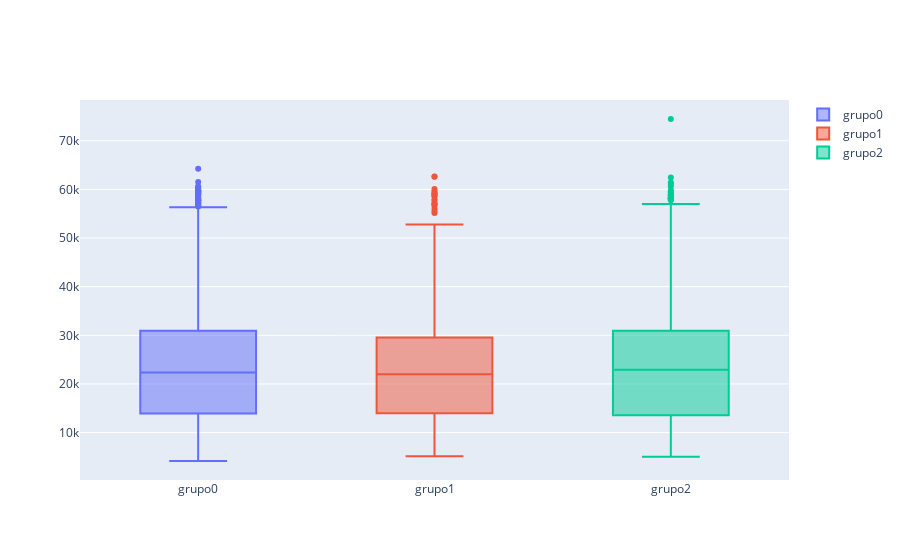

Write notebook code for a chart like this one.
### Code cell
#Se grafica un box-plots

# dict for the dataframes and their names
dfs = {"grupo0" : grupo0, "grupo1": grupo1, "grupo2" : grupo2}

# plot the data
fig = go.Figure()

for i in dfs:
    fig = fig.add_trace(go.Box(y = dfs[i]["Costo_Anual_Estudio"], 
                                   name = i))
fig.show()

### Figure 1 — Plotly figure (JSON) as saved in the notebook; plotly's stock layout.template omitted (floating-point values rounded to 4 significant figures; data arrays with more than 128 entries replaced by an {"elided": "..."} marker saying what was removed)
{"data": [{"name": "grupo0", "type": "box", "y": {"elided": "1584 int values"}}, {"name": "grupo1", "type": "box", "y": {"elided": "765 int values"}}, {"name": "grupo2", "type": "box", "y": {"elided": "904 int values"}}], "layout": {}}
